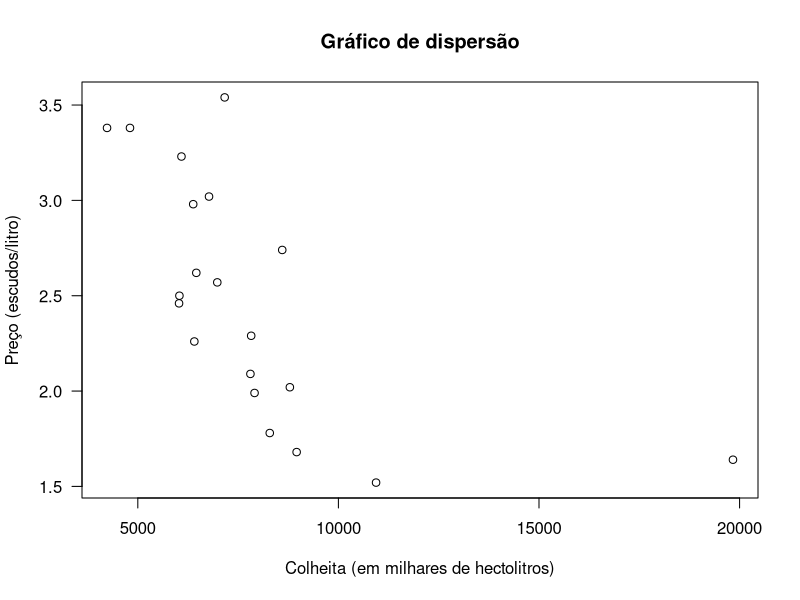
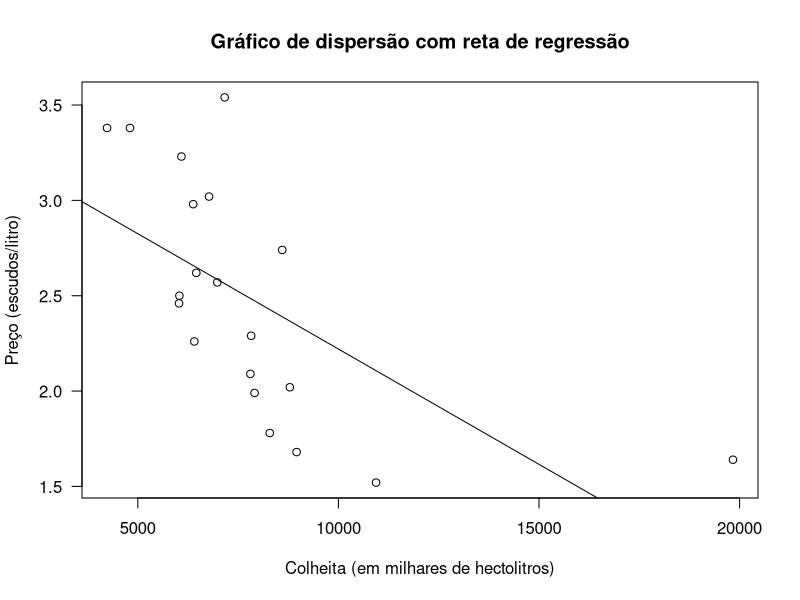
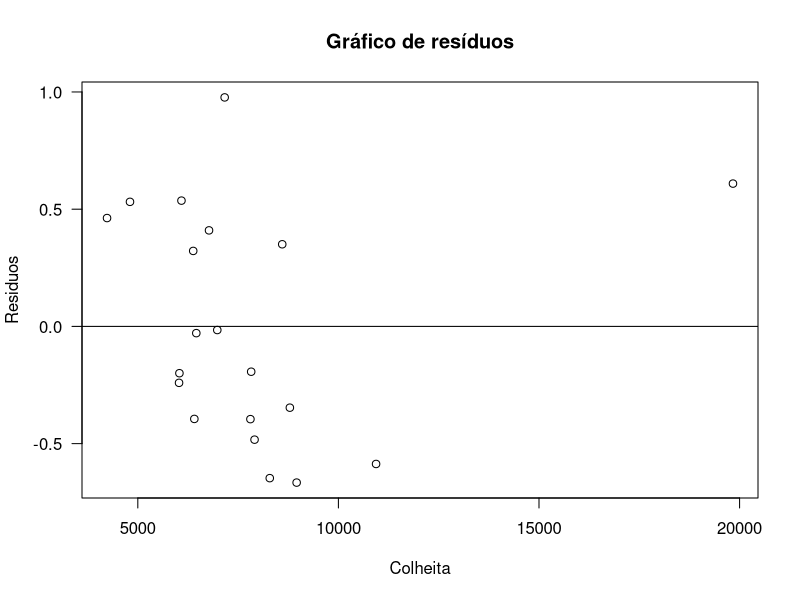
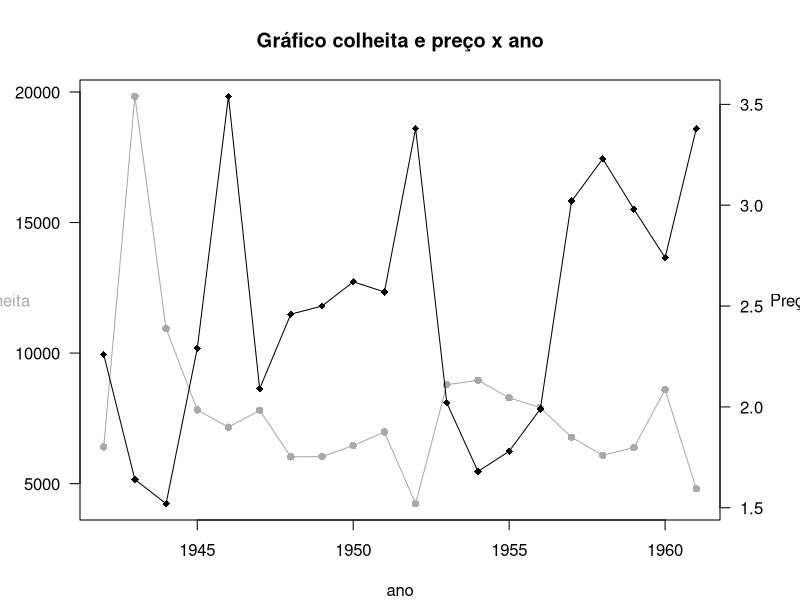
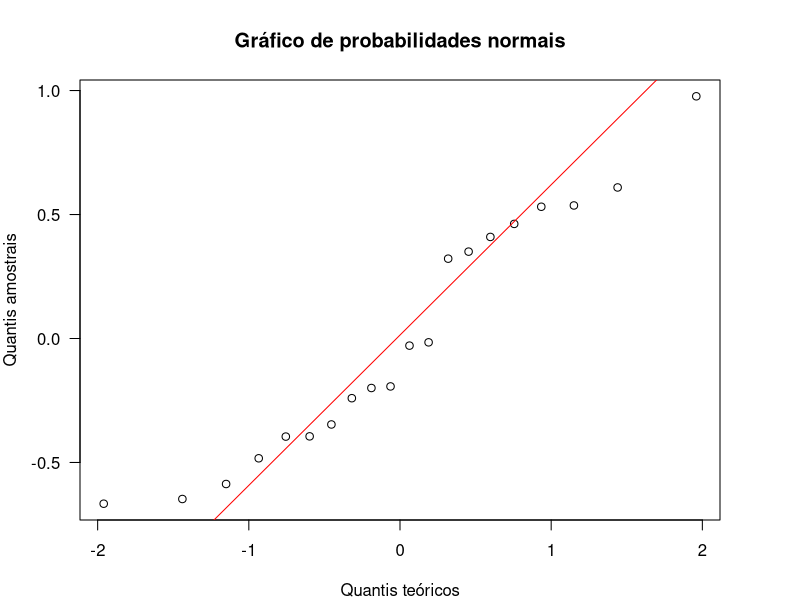
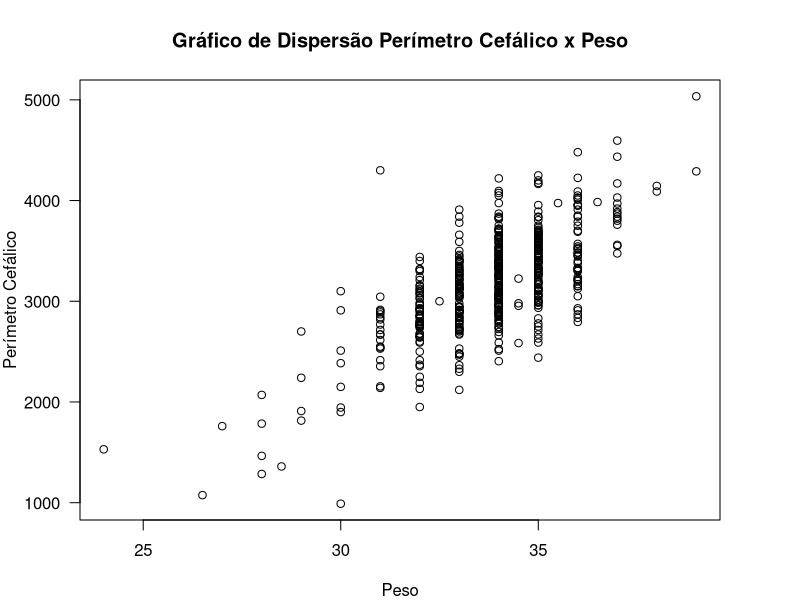
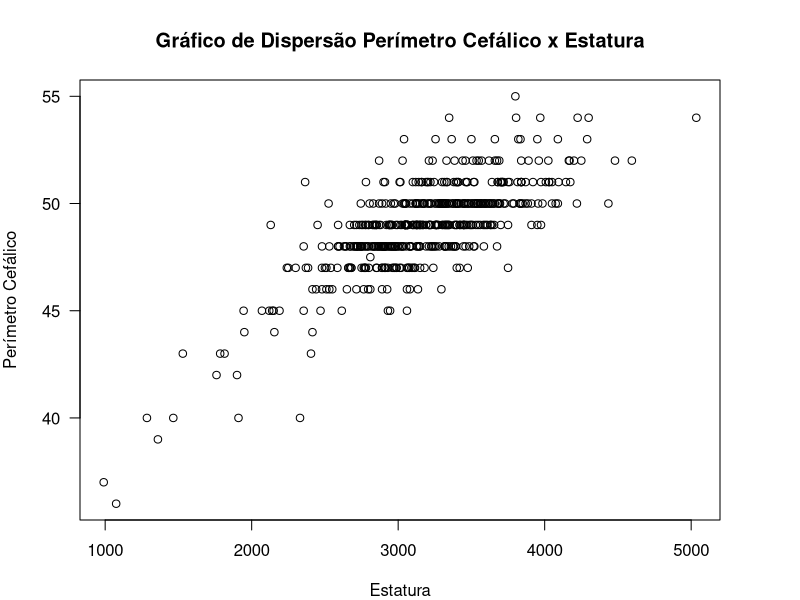
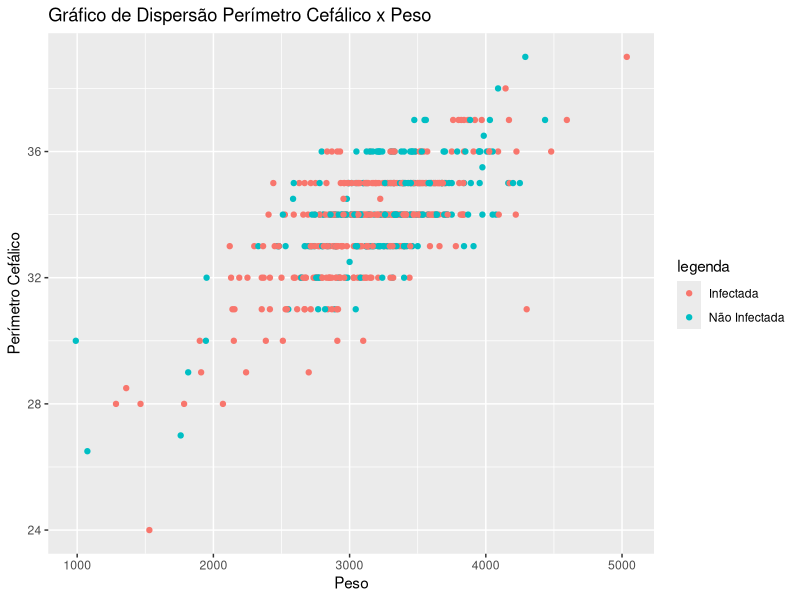

The R script that drew these images, in order:
## ---- chunk 1
par(las=1)
## ---- chunk 2
ano<-c(1942,1943,1944,1945,1946,1947,1948,1949,1950,1951,
       1952,1953,1954,1955,1956,1957,1958,1959,1960,1961)

colheita<-c(6409, 19835, 10939, 7826, 7165, 7807, 6028, 6037, 6458, 6981,
            4233, 8790, 8959, 8289, 7910, 6775, 6088, 6381, 8600, 4805)

preco<-c(2.26, 1.64, 1.52, 2.29, 3.54, 2.09, 2.46, 2.50, 2.62, 2.57,
         3.38, 2.02, 1.68, 1.78, 1.99, 3.02, 3.23, 2.98, 2.74, 3.38)
tabela <- data.frame(ano, colheita, preco)
## ---- chunk 3
#Grafico de dispersao
plot( preco ~ colheita, 
      xlab = "Colheita (em milhares de hectolitros)",
      ylab = "Preço (escudos/litro)",
      main = "Gráfico de dispersão")
#Correlacao linear 
cor(preco, colheita)
## ---- chunk 4
plot( preco ~ colheita, 
      xlab = "Colheita (em milhares de hectolitros)",
      ylab = "Preço (escudos/litro)",
      main = "Gráfico de dispersão com reta de regressão")
abline(lm (preco ~ colheita))
lm (preco ~ colheita)

## ---- chunk 5
lm(preco~colheita)
residuos <- resid(lm(preco~colheita))
plot(colheita, residuos,
     ylab="Residuos",
     xlab="Colheita",
     main="Gráfico de resíduos") 
abline(0,0)
## ---- chunk 6
par(mar=c(4,4,4,4))
#grafico de dispersão ano x colheita
plot (colheita~ano, type="o", col="darkgray", ylab = "", pch=16,
      main = "Gráfico colheita e preço x ano")
mtext("Colheita", side = 2, line = 2.5, col="darkgray")
par(new=TRUE)
#grafico de dispersão ano x preço
plot(preco~ano, axes=FALSE, type='o', col='black', ann=FALSE, pch=18)
mtext("Preço", side = 4, line = 2.5, col="black")
axis(4)
## ---- chunk 7
qqnorm(residuos, 
       main = "Gráfico de probabilidades normais", 
       xlab = "Quantis teóricos", 
       ylab = "Quantis amostrais")
qqline(residuos, col="red")
## ---- chunk 8
library (magrittr)
dados <- read.csv2("dadosmalariaCEA15P14.csv")
#Retirar os dados que contém N/A
dados <- dados %>% subset(!is.na(pc)) %>% subset(!is.na(peso)) %>% subset(!is.na(est))
## ---- chunk 9
#Gráfico de Dispersão Perímetro Cefálico x Peso
plot(dados$peso~dados$pc, xlab="Peso", ylab="Perímetro Cefálico",
     main= "Gráfico de Dispersão Perímetro Cefálico x Peso")
## ---- chunk 10
#Correlação Perímetro Cefálico x Peso
cor(dados$peso,dados$pc)
## ---- chunk 11
#Gráfico de Dispersão Perímetro Cefálico x Estatura
plot(dados$est~dados$peso, xlab="Estatura", ylab="Perímetro Cefálico",
     main= "Gráfico de Dispersão Perímetro Cefálico x Estatura")
## ---- chunk 12
#Correlação Perímetro Cefálico x Estatura
cor(dados$pc,dados$est)

## ---- chunk 13
equação <- (lm(dados$pc~dados$peso))
equação
## ---- chunk 14
equação <- (lm(dados$pc~dados$est+dados$peso))
equação
## ---- chunk 15
#organização dos dados a serem usados,
#transformar grupo em variável binária
dados2 <- data.frame(dados$peso, dados$grupo, dados$pc)
dadosgrupo <- vector(length=length(dados2$dados.grupo))
dadosgrupo[which(dados2$dados.grupo!=0)] <- 'Infectada'
dadosgrupo[which(dados2$dados.grupo==0)] <- "Não Infectada"
dados2$dados.grupo <- dadosgrupo
## ---- chunk 16
library(ggplot2)
legenda <- as.factor(dados2$dados.grupo)
ggplot(data = dados2, 
      aes(x = dados2$dados.peso, y =dados2$dados.pc, colour = legenda)) +
      geom_point()+
      xlab("Peso")+
      ylab("Perímetro Cefálico")+
      labs(title="Gráfico de Dispersão Perímetro Cefálico x Peso")

## ---- chunk 17
#organização dos dados a serem utilizados, transformar grupo em binário
#transformar idade em binária (maior que 35/ menor ou igual a 35)
dados3 <- data.frame( dados$grupo, dados$pc, dados$idade)
dadosgrupo <- vector(length=length(dados3$dados.grupo))
dadosgrupo[which(dados3$dados.grupo!=0)] <- 1
dados3$dados.grupo <- dadosgrupo
dadosgrupo2 <- vector(length=length(dados3$dados.idade))
dadosgrupo2[which(dados3$dados.idade<=35)] <- 0
dadosgrupo2[which(dados3$dados.idade>35)] <- 1
dados3$idadecat<- dadosgrupo2
## ---- chunk 18
fit1 <- lm(dados3$dados.pc~dados3$dados.grupo+dados3$idadecat)
summary(fit1)
par(mfrow=c(2,2))
plot(fit1, caption = c("Resíduos x Ajustados", "QQ-Plot Normal",
                       "Locação e Escala", "resìduos e alavancagem"))
